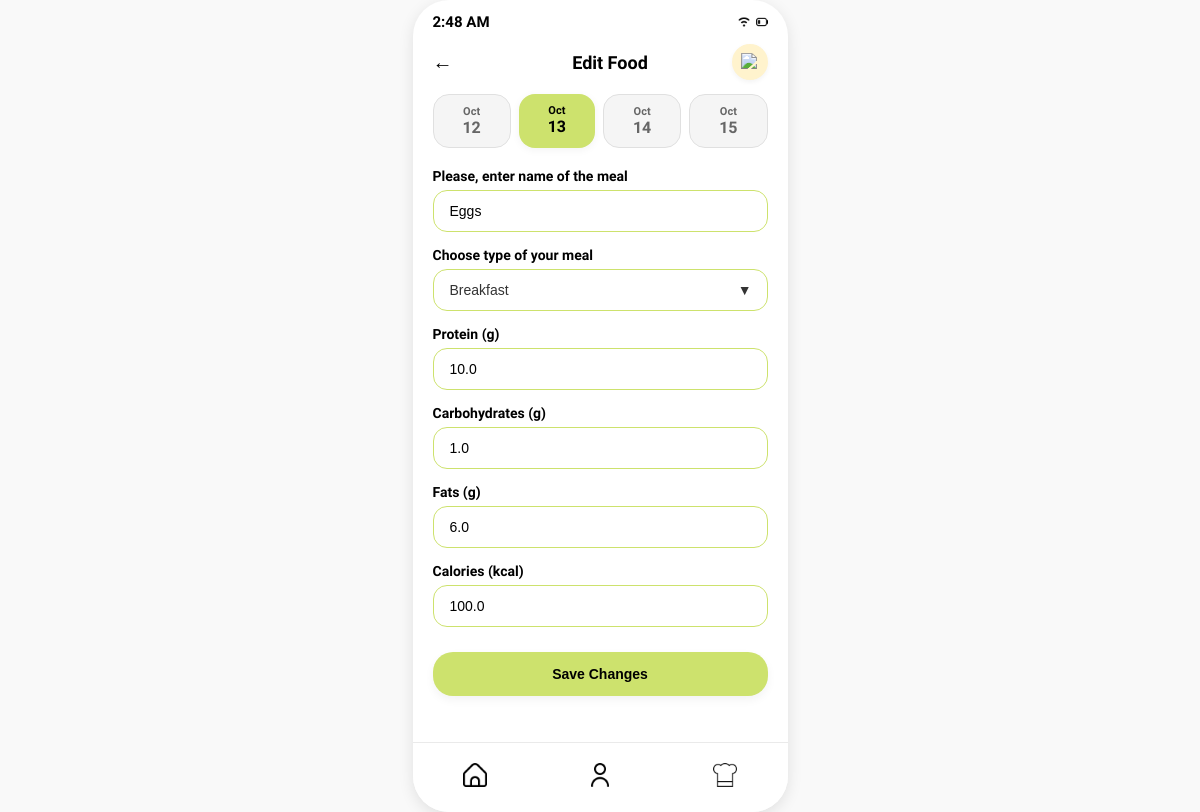
The app's page /foods/7/edit with its own data.
### tables this page shows
CREATE TABLE food_items (
            id INTEGER PRIMARY KEY AUTOINCREMENT,
            user_id INTEGER NOT NULL,
            name TEXT NOT NULL,
            meal_type TEXT NOT NULL CHECK (meal_type IN ('Breakfast', 'Lunch', 'Dinner', 'Snacks')),
            calories REAL NOT NULL,
            protein_grams REAL NOT NULL,
            carbohydrate_grams REAL NOT NULL,
            fat_grams REAL NOT NULL,
            created_at TEXT NOT NULL DEFAULT CURRENT_TIMESTAMP, usage_count INTEGER NOT NULL DEFAULT 0,
            FOREIGN KEY (user_id) REFERENCES users(id) ON DELETE CASCADE
        );

### app.py (the view, shortened to what this page needs)
@app.route("/foods/<int:food_id>/edit", methods=["GET", "POST"])
def edit_food(food_id):
    with get_database_connection() as connection:
        user_id = get_food_user_id(connection)
        if user_id is None:
            abort(409, "A food owner is required before a food item can be edited.")
        food_item = connection.execute(
            """
            SELECT id, name, meal_type, calories, protein_grams,
                   carbohydrate_grams, fat_grams
            FROM food_items
            WHERE id = ? AND user_id = ?
            """,
            (food_id, user_id),
        ).fetchone()
        if food_item is None:
            abort(404)
    selected_date, date_options = get_compact_date_options(request.args.get("date"))
    return render_template(
        "add_food.html",
        editing=True,
        food=food_item,
        selected_date=selected_date,
        date_options=date_options,
    )

### app.py (called while the page is built)
def get_database_connection():
    return open_database_connection(app.config["DATABASE"])

def active_demo_user_id():
    user_id = session.get("user_id")
    if user_id is None:
        return None
    with get_database_connection() as connection:
        user = connection.execute(
            "SELECT id FROM users WHERE id = ?", (user_id,)
        ).fetchone()
    return user["id"] if user is not None else None

def get_food_user_id(connection):
    session_user_id = active_demo_user_id()
    if session_user_id is not None:
        return session_user_id
    users = connection.execute("SELECT id FROM users ORDER BY id LIMIT 2").fetchall()
    return users[0]["id"] if len(users) == 1 else None

def get_compact_date_options(requested_date):
    try:
        selected_date = (
            date.fromisoformat(requested_date) if requested_date else date.today()
        )
    except (TypeError, ValueError):
        selected_date = date.today()
    date_options = []
    for offset in (-1, 0, 1, 2):
        option_date = selected_date + timedelta(days=offset)
        date_options.append(
            {
                "value": option_date.isoformat(),
                "month": option_date.strftime("%b"),
                "day": option_date.day,
                "is_selected": option_date == selected_date,
            }
        )
    return selected_date, date_options

### database.py (called while the page is built)
def get_database_connection(database_path):
    connection = sqlite3.connect(database_path)
    connection.row_factory = sqlite3.Row
    connection.execute("PRAGMA foreign_keys = ON")
    return connection

### templates/add_food.html (shortened to what this page needs)
<!DOCTYPE html>
<html lang="en">
<head>
    <link rel="stylesheet" href="{{ url_for('static', filename='style.css') }}">
</head>
<body>
    <div class="phone-screen" style="justify-content: flex-start; padding: 25px 20px; position: relative; overflow-y: auto; scrollbar-width: none;">
        <div class="status-bar">
            <span id="live-est-clock">9:41</span>
            <div class="icons">
                <img src="{{ url_for('static', filename='wifi.png') }}" alt="Wi-Fi">
                <img src="{{ url_for('static', filename='battery.png') }}" alt="Battery">
            </div>
        </div>
        <div style="display: flex; justify-content: space-between; align-items: center; width: 100%; margin-top: 25px; margin-bottom: 20px; position: relative;">
            <a href="{% if editing %}{{ url_for('food_library', filter='az') }}{% else %}{{ url_for('log_meal') }}{% endif %}" style="font-size: 20px; color: #000; text-decoration: none; font-weight: bold;">←</a>
            <h2 style="font-size: 18px; font-weight: 700; margin: 0 auto; color: #000000;">{% if editing %}Edit Food{% else %}Add your Meal{% endif %}</h2>
            <div style="background: #FFF3CD; border-radius: 50%; width: 36px; height: 36px; display: flex; align-items: center; justify-content: center; box-shadow: 0 2px 5px rgba(0,0,0,0.05); position: absolute; right: 0;">
                <img src="{{ url_for('static', filename='bell.png') }}" alt="Notification Bell" style="width: 18px; height: 18px; object-fit: contain;">
            </div>
        </div>
        <div style="display: flex; justify-content: space-between; width: 100%; margin-bottom: 20px; gap: 8px;">
            {% for date_option in date_options %}
            <a href="{% if editing %}{{ url_for('edit_food', food_id=food['id'], date=date_option.value) }}{% else %}{{ url_for('add_food', date=date_option.value) }}{% endif %}" style="text-decoration: none; flex: 1; background: {% if date_option.is_selected %}#CDE26D{% else %}#F5F5F5{% endif %}; border-radius: 16px; padding: 10px 0; text-align: center; border: {% if date_option.is_selected %}none{% else %}1px solid #E0E0E0{% endif %}; box-shadow: {% if date_option.is_selected %}0 2px 8px rgba(0,0,0,0.05){% else %}none{% endif %};">
                <div style="font-size: 11px; color: {% if date_option.is_selected %}#000{% else %}#666{% endif %}; font-weight: 600;">{{ date_option.month }}</div>
                <div style="font-size: 16px; color: {% if date_option.is_selected %}#000{% else %}#666{% endif %}; font-weight: 700;">{{ date_option.day }}</div>
            </a>
            {% endfor %}
        </div>
        <form action="{% if editing %}{{ url_for('edit_food', food_id=food['id']) }}{% else %}{{ url_for('add_food') }}{% endif %}" method="POST" style="width: 100%; display: flex; flex-direction: column; gap: 15px; padding-bottom: 70px;">
            <div style="display: flex; flex-direction: column; gap: 6px;">
                <label style="font-size: 14px; font-weight: 700; color: #000;">Please, enter name of the meal</label>
                <input type="text" name="meal_name" placeholder="name" value="{{ food['name'] if editing else '' }}" required style="width: 100%; padding: 12px 16px; border: 1.5px solid #CDE26D; border-radius: 14px; outline: none; font-size: 14px; background: #ffffff; box-sizing: border-box;">
            </div>
            <div style="display: flex; flex-direction: column; gap: 6px;">
                <label style="font-size: 14px; font-weight: 700; color: #000;">Choose type of your meal</label>
                <div style="position: relative;">
                    <select name="meal_type" style="width: 100%; padding: 12px 16px; border: 1.5px solid #CDE26D; border-radius: 14px; outline: none; font-size: 14px; background: #ffffff; appearance: none; box-sizing: border-box; cursor: pointer; color: #333;">
                        <option value="Breakfast" {% if editing and food['meal_type'] == 'Breakfast' %}selected{% endif %}>Breakfast</option>
                    </select>
                    <span style="position: absolute; right: 16px; top: 50%; transform: translateY(-50%); pointer-events: none; font-size: 14px; color: #333;">▼</span>
                </div>
            </div>
            <div style="display: flex; flex-direction: column; gap: 6px;">
                <label style="font-size: 14px; font-weight: 700; color: #000;">Protein (g)</label>
                <input type="number" name="protein" min="0" step="0.1" placeholder="grams" value="{{ food['protein_grams'] if editing else '' }}" required style="width: 100%; padding: 12px 16px; border: 1.5px solid #CDE26D; border-radius: 14px; outline: none; font-size: 14px; background: #ffffff; box-sizing: border-box;">
            </div>
            <div style="display: flex; flex-direction: column; gap: 6px;">
                <label style="font-size: 14px; font-weight: 700; color: #000;">Carbohydrates (g)</label>
                <input type="number" name="carbs" min="0" step="0.1" placeholder="grams" value="{{ food['carbohydrate_grams'] if editing else '' }}" required style="width: 100%; padding: 12px 16px; border: 1.5px solid #CDE26D; border-radius: 14px; outline: none; font-size: 14px; background: #ffffff; box-sizing: border-box;">
            </div>
            <div style="display: flex; flex-direction: column; gap: 6px;">
                <label style="font-size: 14px; font-weight: 700; color: #000;">Fats (g)</label>
                <input type="number" name="fats" min="0" step="0.1" placeholder="grams" value="{{ food['fat_grams'] if editing else '' }}" required style="width: 100%; padding: 12px 16px; border: 1.5px solid #CDE26D; border-radius: 14px; outline: none; font-size: 14px; background: #ffffff; box-sizing: border-box;">
            </div>
            <div style="display: flex; flex-direction: column; gap: 6px;">
                <label style="font-size: 14px; font-weight: 700; color: #000;">Calories (kcal)</label>
                <input type="number" name="calories" min="0" step="1" placeholder="kcal" value="{{ food['calories'] if editing else '' }}" required style="width: 100%; padding: 12px 16px; border: 1.5px solid #CDE26D; border-radius: 14px; outline: none; font-size: 14px; background: #ffffff; box-sizing: border-box;">
            </div>
            <button type="submit" style="width: 100%; background: #CDE26D; color: #000000; border: none; border-radius: 20px; padding: 14px; font-size: 14px; font-weight: 700; cursor: pointer; margin-top: 10px; box-shadow: 0 4px 10px rgba(0,0,0,0.05);">{% if editing %}Save Changes{% else %}Save to Food Library{% endif %}</button>
        </form>
        <div class="bottom-nav">
            <a href="{{ url_for('dashboard') }}"><img src="{{ url_for('static', filename='home.png') }}" alt="Home" class="nav-icon"></a>
            <a href="{{ url_for('profile') }}"><img src="{{ url_for('static', filename='user-3.png') }}" alt="Profile" class="nav-icon"></a>
            <a href="{{ url_for('food_library') }}"><img src="{{ url_for('static', filename='hat-chef.png') }}" alt="Chef" class="nav-icon"></a>
        </div>
    </div>
</body>
</html>

### static/style.css (style rules this page uses)
* { margin: 0; padding: 0; box-sizing: border-box; }
body { font-family: "Quicksand", sans-serif; background-color: #f9f9f9; display: flex; justify-content: center; align-items: center; min-height: 100vh; }
.phone-screen { background-color: #ffffff; width: 375px; height: 812px; border-radius: 36px; box-shadow: 0 4px 15px rgba(0,0,0,0.1); display: flex; flex-direction: column; align-items: center; justify-content: flex-start; position: relative; padding: 25px 20px; overflow: hidden; }
.status-bar { width: 100%; height: 44px; position: absolute; top: 0; left: 0; display: flex; justify-content: space-between; align-items: center; padding: 0 20px; font-size: 15px; font-weight: 600; color: #000000; }
.status-bar .icons { display: flex; align-items: center; gap: 6px; }
.status-bar .icons img { height: 12px; width: auto; object-fit: contain; }
.bottom-nav { position: absolute; bottom: 0; left: 0; width: 100%; height: 70px; background-color: #ffffff; border-top: 1px solid #eaeaea; display: flex; justify-content: space-around; align-items: center; z-index: 100; box-sizing: border-box; }
.bottom-nav a { font-size: 22px; color: #1A3427; text-decoration: none; }
.nav-icon { width: 24px; height: 24px; object-fit: contain; }

### records on screen
food_items: meal_name "Eggs", meal_type "Breakfast", protein "10.0", carbs "1.0", fats "6.0", calories "100.0"

### other values on screen
{{ date_option.month }} "Oct" "Oct" "Oct" "Oct"
{{ date_option.day }} "12" "13" "14" "15"
